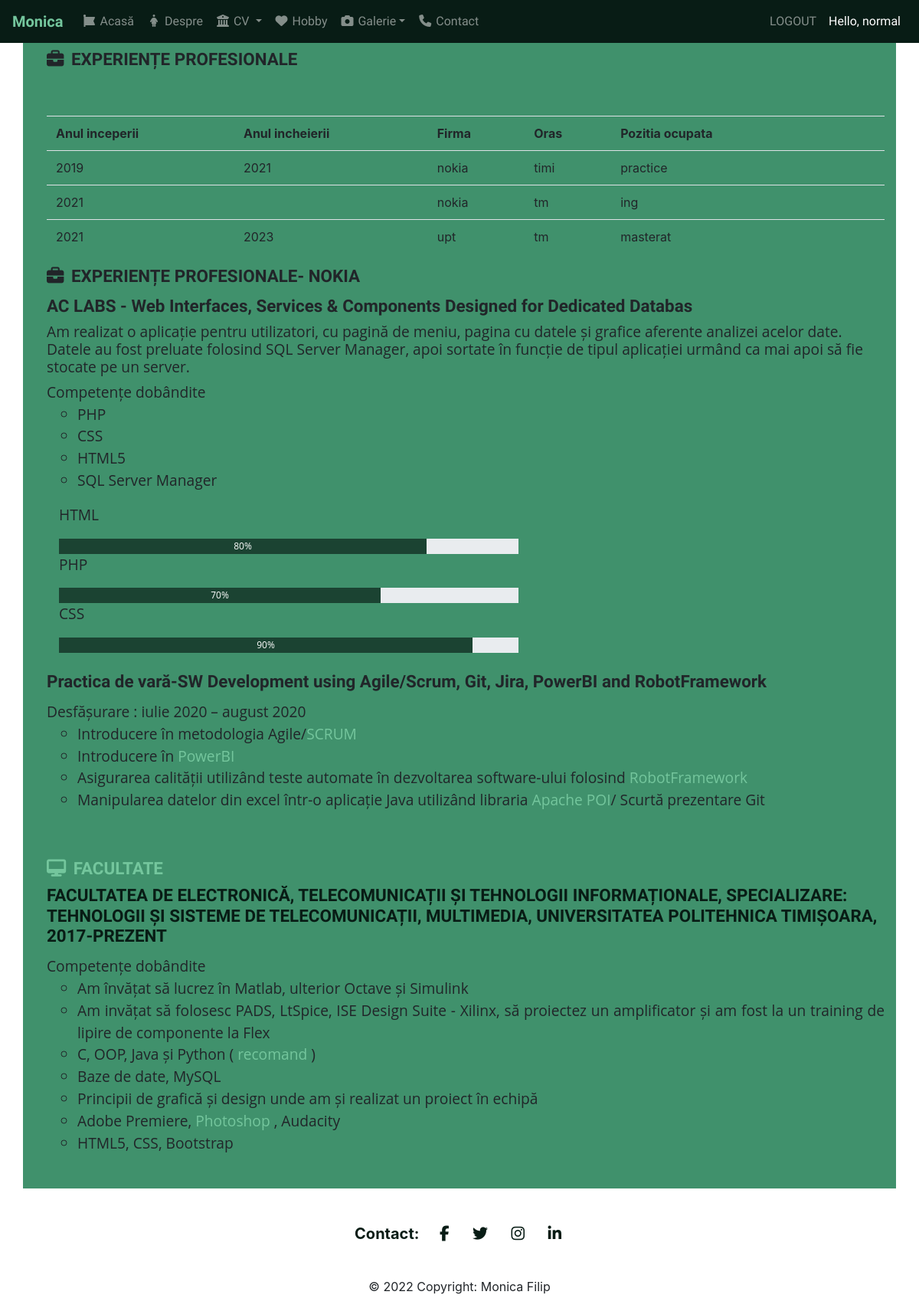
The app's page /PMM/cv.php (signed in) with its own data.
### tables this page shows
CREATE TABLE `experienta_profesionala` (
  `id` int(11) NOT NULL,
  `anul_inceperii` year(4) NOT NULL,
  `anul_incheierii` year(4) DEFAULT NULL,
  `firma` varchar(100) NOT NULL,
  `oras` varchar(100) NOT NULL,
  `pozitia` varchar(50) NOT NULL
);

### PMM/cv.php (the view, shortened to what this page needs)
<?php
include "config.php";
include "header.php";
?>
<div class="container"  style="background-color:#40916C;">
  <div class="row">
    <div class="col text-md-left ml-3 mt-3">
      <br><br>
      <a class="edu">
        <h4 class="scrisheading pb-1"><i class="fas fa-briefcase pr-1 "></i> Experiențe profesionale</h4>
      </a>
      <table class="table">
        <tr>
          <th>Anul inceperii</th>
          <th>Anul incheierii</th>
          <th>Firma</th>
          <th>Oras</th>
          <th>Pozitia ocupata</th>
          <th></th>
          <th></th>
        </tr>
        <?php
        $sql = "SELECT * FROM experienta_profesionala";
        $result = mysqli_query($conn, $sql);
        while($row = mysqli_fetch_assoc($result)) {
          echo "<tr>";
          echo "<td>".$row['anul_inceperii']."</td>";
          echo "<td>".$row['anul_incheierii']."</td>";
          echo "<td>".$row['firma']."</td>";
          echo "<td>".$row['oras']."</td>";
          echo "<td>".$row['pozitia']."</td>";
          if (isset($_SESSION["utilizator_logat"]) && ($_SESSION["utilizator_logat"] == 'administrator')) {
            echo "<td><a style= color:#081c15; href='cv.php?deleteId=".$row["id"]."'><i class='fa fa-trash'></i></a></td>";
            echo "<td><a style= color:#081c15; href='cv.php?editId=".$row["id"]."'><i class='fa fa-edit'></i></a></td>";
          }
          else{
            echo "<td></td><td></td>";
          }
          echo "</tr>";
        }
        ?>
        <br><br>
      </table>
      <a  class="edu">
        <h4 class="scrisheading pb-1"><i class="fas fa-briefcase pr-1 "></i> Experiențe profesionale- NOKIA</h4>
      </a>
      <h4 class="scrisheading" >AC LABS - Web Interfaces, Services & Components Designed for Dedicated Databas</h4>
      <h5 class="font-weight-normal scriscontent">Am realizat o aplicație pentru utilizatori, cu pagină de meniu, pagina cu datele și grafice aferente
        analizei acelor date. Datele au fost preluate folosind SQL Server Manager, apoi sortate în funcție de tipul aplicației urmând ca mai
        apoi să fie stocate pe un server.
      </h5>
      <ul class="list-unstyled text-justify scriscontent">
        <li> Competențe dobândite
          <ul>
            <li>PHP</li>
            <li>CSS</li>
            <li>HTML5</li>
            <li>SQL Server Manager</li>
          </ul>
        </li>
      </ul>
      <div class="row scriscontent">
        <div class="col text-md-left ml-3 mt-3">
          <p class="progress-title">HTML</p>
          <div class="progress">
            <div id="unu" class="progress-bar" role="progressbar" aria-valuenow="80" aria-valuemin="0" aria-valuemax="100">80</div>
          </div>
          <p class="progress-title">PHP</p>
          <div class="progress">
            <div id="doi"  class="progress-bar " role="progressbar" aria-valuenow="70" aria-valuemin="0" aria-valuemax="100">70</div>
          </div>
          <p class="progress-title">CSS</p>
          <div class="progress">
            <div id="trei" class="progress-bar" role="progressbar" aria-valuenow="90" aria-valuemin="0" aria-valuemax="100">90</div>
          </div>
        </div>
      </div>
      <br>
      <h4 class="scrisheading  pb-1"> Practica de vară-SW Development using Agile/Scrum, Git, Jira, PowerBI and RobotFramework</h4>
      <ul class="list-unstyled text-justify scriscontent">
        <li> Desfășurare : iulie 2020 – august 2020
          <ul>
            <li>Introducere în metodologia Agile/<a href="https://www.cprime.com/resources/what-is-agile-what-is-scrum/" target="_blank" style="color:#74c69d;">SCRUM</li></a>
            <li>Introducere în <a href="https://powerbi.microsoft.com/en-us/what-is-power-bi/" target="_blank" style="color:#74c69d;">PowerBI</li></a>
            <li>Asigurarea calității utilizând teste automate în dezvoltarea software-ului folosind <a href="https://robotframework.org/" target="_blank" style="color:#74c69d;">RobotFramework </li></a>
            <li>Manipularea datelor din excel într-o aplicație Java utilizând libraria <a href="https://www.tutorialspoint.com/apache_poi/index.htm" target="_blank" style="color:#74c69d;">Apache POI</a>/ Scurtă prezentare Git</li>
          </ul>
        </li><br>
      </ul>
    </div>
  </div>
  <div class="row">
    <div class="col text-md-left ml-3 mt-3">
      <a  class="green-text edu" href="https://www.etc.upt.ro/" style="color:#74c69d;" target="_blank">
        <h6 class=" scrisheading"><i class="fas fa-desktop pr-1 "></i> Facultate </h6>
      </a>
      <a class="edu" href="https://goo.gl/maps/3YgBSn2yroVJqit68" target="_blank">
        <h4 class=" pb-1 scrisheading" >Facultatea de Electronică, Telecomunicații și Tehnologii Informaționale,
          Specializare: Tehnologii și Sisteme de Telecomunicații, Multimedia, Universitatea
          Politehnica Timișoara, 2017-prezent
        </h4>
      </a>
      <ul class="list-unstyled text-justify scriscontent">
        <li> Competențe dobândite
          <ul>
            <li>Am învățat să lucrez în Matlab, ulterior Octave și Simulink</li>
            <li>Am invățat să folosesc PADS, LtSpice, ISE Design Suite - Xilinx, să proiectez un amplificator și am fost la un training de
              lipire de componente la Flex</li>
              <li>C, OOP, Java și Python ( <a href="https://www.youtube.com/channel/UCVJZsdei_i2G3ZimBzqcmeg" target="_blank" style="color:#74c69d;"> recomand </a>)</li>
              <li>Baze de date, MySQL</li>
              <li>Principii de grafică și design unde am și realizat un proiect în echipă</li>
              <li>Adobe Premiere, <a href="https://pin.it/2fKxZ2D" target="_blank" style="color:#74c69d;"> Photoshop</a> , Audacity</li>
              <li>HTML5, CSS, Bootstrap</li>
            </ul>
          </li><br>
          </ul>
        </div>
      </div>
    </div>
        <?php include 'footer.php';?>

### PMM/style.css (style rules this page uses)
.scrisheading { Font-Family: 'Dosis', Serif; display: block; font-size: 1.4em; font-weight: bold; }
.scriscontent { Font-Family: 'Open Sans', Serif; display: block; font-size: 1.2em; }
table { width: 100%; }
.edu { color:#081c15; text-align: left; text-transform: uppercase; }
.progress { width: 50vw; height: 20px; border-radius: 0; box-shadow: none; overflow: visible; }
.progress-bar { position: relative; -webkit-animation: animate-positive 2s; animation: animate-positive 2s }
.progress .progress-bar:after { content: ""; display: inline-block; width: 10px; background: #1B4332; top: -10px; bottom: -10px; right: -5px; z-index: 1; }
.progress-bar-green { background: #1B4332 !important; }

### records on screen
experienta_profesionala: anul_inceperii "2019", anul_incheierii "2021", firma "nokia", oras "timi", pozitia "practice"
experienta_profesionala: anul_inceperii "2021", firma "nokia", oras "tm", pozitia "ing"
experienta_profesionala: anul_inceperii "2021", anul_incheierii "2023", firma "upt", oras "tm", pozitia "masterat"

### other values on screen
$_SESSION["username"] "normal"
